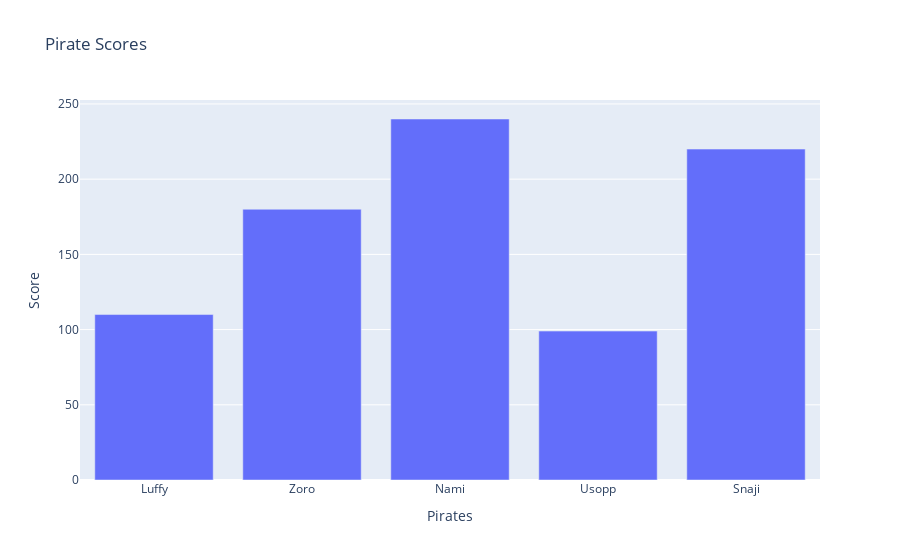

The cell this chart's notebook holds for it:
### Code cell
#generate an interactive bar chart using Plotly
graph = go.Figure()

graph.add_trace(go.Bar(x=x1,y=y1))

graph.update_layout(title = "Pirate Scores",
                    xaxis_title = "Pirates",
                    yaxis_title = "Score")

### Figure 1 — Plotly figure (JSON) as saved in the notebook; plotly's stock layout.template omitted (floating-point values rounded to 4 significant figures)
{"data": [{"type": "bar", "x": ["Luffy", "Zoro", "Nami", "Usopp", "Snaji"], "y": [110, 180, 240, 99, 220]}], "layout": {"title": {"text": "Pirate Scores"}, "xaxis": {"title": {"text": "Pirates"}}, "yaxis": {"title": {"text": "Score"}}}}
